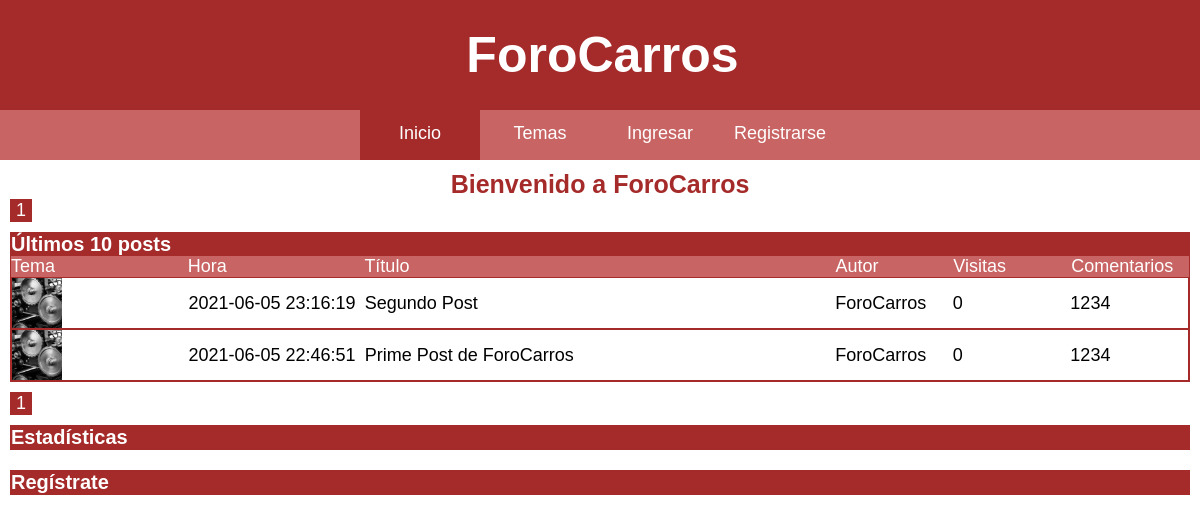
The page / on the database its author committed.
### tables this page shows
CREATE TABLE `posts` (
  `posts_id` int(11) NOT NULL,
  `posts_title` varchar(50) NOT NULL,
  `posts_text` mediumtext NOT NULL,
  `posts_date` datetime NOT NULL,
  `posts_last_modification_date` datetime NOT NULL,
  `posts_visits_counter` int(11) NOT NULL,
  `posts_image` varchar(1000) DEFAULT NULL,
  `users_id` int(11) DEFAULT NULL,
  `topics_id` int(11) DEFAULT NULL
);

### controllers/StartController.php (called while the page is built)
<?php
require_once "models/posts.php";
require_once "models/topics.php";
require_once "models/users.php";
class StartController {
    public function index() {
        $posts = new Posts;
        $user = new Users;
        $topic = new Topics;
            $filas_por_pagina = 10;
            if (isset($_GET["pag"])) {
                $pag = $_GET["pag"];
            } else {
                $pag = 1;
            }
            $empezar_desde = ($pag - 1) * $filas_por_pagina;
            $result1 = $posts->getAll_Posts();
            $numero_filas = $result1->num_rows;
            $numero_paginas = ceil ($numero_filas/$filas_por_pagina);
        $result2 = $posts->getAll_Posts_Paginated($empezar_desde, $filas_por_pagina);
        $All_Posts = [];
        $count = 0;
        while ($array = $result2->fetch_assoc()) {
            $All_Posts[$count]["posts_id"] = $array["posts_id"];
            $All_Posts[$count]["posts_title"] = $array["posts_title"];
            $All_Posts[$count]["posts_text"] = $array["posts_text"];
            $All_Posts[$count]["posts_date"] = $array["posts_date"];
            $All_Posts[$count]["posts_last_modification_date"] = $array["posts_last_modification_date"];
            $All_Posts[$count]["posts_visits_counter"] = $array["posts_visits_counter"];
            $All_Posts[$count]["users_name"] = $user->getUser_name_by_id($array["users_id"]);
            $All_Posts[$count]["topics_name"] = $topic->getTopics_name_by_id($array["topics_id"]);
            $count++;
        }
        require_once "views/start/start.php";
    }
}
?>

### config/db.php (called while the page is built)
<?php
    class Database{
        public static function connect() {
            $host = "localhost";
            $user = "root";
            $password = "";
            $database ="database_forocarros";
            $db = new mysqli($host,$user,$password,$database);
            $db->query("set names 'UTF-8'");
            return $db;
        }
    }
?>

### models/posts.php (called while the page is built, shortened)
<?php
    class Posts {
        public function __construct() {
            $this->db = Database::connect();
        }
        function getAll_Posts() {
            $sql = "select * from posts";
            $result = $this->db->query($sql);
            return $result;
        }
        function getAll_Posts_Paginated($empezar_desde, $filas_por_pagina) {
            $sql = "select * from posts order by posts_last_modification_date desc limit $empezar_desde, $filas_por_pagina";
            $result = $this->db->query($sql);
            return $result;
        }
    }
?>

### models/users.php (called while the page is built, shortened)
<?php
    class Users {
        private $db;
        public function __construct() {
            $this->db = Database::connect();
        }
        public function getUser_name_by_id($id) {
            $sql = "select users_name from users where users_id = '{$id}'";
            $user = $this->db->query($sql);
            $user = $user->fetch_object();
            $this->user_name = $user->users_name;
            return $this->user_name;
        }
    }
?>

### models/topics.php (called while the page is built, shortened)
<?php
    class Topics {
        public function __construct() {
            $this->db = Database::connect();
        }
        public function getTopics_name_by_id($id) {
            $sql = "select topics_name from topics where topics_id = '{$id}'";
            $topic = $this->db->query($sql);
            $topic = $topic->fetch_object();
            $topic_name = $topic->topics_name;
            return $topic_name;
        }
    }
?>

### views/start/start.php (the view, shortened to what this page needs)
<h1>Bienvenido a ForoCarros</h1>
<div id="pagination">
    <?php
        for ($i = 0; $i < $numero_paginas; $i++) {
            echo "<a href='" . base_url . "index.php?pag=" . ($i+1) . "'>";
            echo "<span class='pag' id='pag".($i+1)."' >".($i+1)."</span>";
            echo "</a>";
        }
    ?>
</div>
<div class="container">
    <h2>Últimos 10 posts</h2>
        <div id="start_bar">
            <span class='bar_1'>Tema</span>
            <span class='bar_2'>Hora</span>
            <span class='bar_3'>Título</span>
            <span class='bar_4'>Autor</span>
            <span class='bar_5'>Visitas</span>
            <span class='bar_6'>Comentarios</span>
        </div>
    <?php
    for ($i = 0; $i < count($All_Posts); $i++) {
        echo "<a class='topic_a' href='index.php?controllers=post&action=view&id=" . $All_Posts[$i]["posts_id"] . "'>";
        echo "<div class='row_post'>";
        echo "<span class='bar_1'><img src='" . base_url . "assets/img/topics/" . $All_Posts[$i]["topics_name"] . ".jpg'  title='" . $All_Posts[$i]["topics_name"] . "' alt='" . $All_Posts[$i]["topics_name"] . "' srcset=''></span>";
        echo "<span class='bar_2'>" . $All_Posts[$i]["posts_last_modification_date"] . "</span>";
        echo "<span class='bar_3'>" . $All_Posts[$i]["posts_title"] . "</span>";
        echo "<span class='bar_4'>" . $All_Posts[$i]["users_name"] . "</span>";
        echo "<span class='bar_5'>" . $All_Posts[$i]["posts_visits_counter"] . "</span>";
        echo "<span class='bar_6'>1234";
        echo "</div>";
        echo "</a>";
    }
    ?>
</div>
<div id="pagination">
    <?php
        for ($i = 0; $i < $numero_paginas; $i++) {
            echo "<a href='" . base_url . "index.php?pag=" . ($i+1) . "'>";
            echo "<span class='pag' id='pag".($i+1)."' >".($i+1)."</span>";
            echo "</a>";
        }
    ?>
</div>
<div class="container">
    <h2>Estadísticas</h2>
</div>
<div class="container">
    <h2>Regístrate</h2>
</div>

### views/layout/header.php (shortened to what this page needs)
<!DOCTYPE html>
<html lang="es">
<head>
    <link rel="stylesheet" href="<?=base_url?>assets/css/style.css">
</head>
<body>
<header><h1>ForoCarros</h1></header>
<nav>
    <ul>
        <li><a class="menuPH" href="<?=base_url?>index.php"><img class="homeIcon" src="<?=base_url?>assets/img/icons/home.svg" alt="" srcset=""></a><a class="menuPC homeIcon" href="<?=base_url?>index.php">Inicio</a></li>
        <li><a class="menuPC searchIcon" href="<?=base_url?>?controllers=topics&action=all">Temas</a></li>
        <?php
            if (isset($_SESSION["user_information"])) {
                echo "<li><a class='menuPH' href='" . base_url . "index.php?controllers=users&action=myprofile'><img class='profileIcon' src='" . base_url . "assets/img/icons/profile.svg' alt='' srcset=''></a><a class='menuPC profileIcon' href='" . base_url . "index.php?controllers=users&action=myprofile'>Mi Perfil</a></li>";
                echo "<li><a class='menuPH' href='" . base_url . "index.php?controllers=users&action=post'><img class='postIcon' src='" . base_url . "assets/img/icons/post.svg' alt='' srcset=''></a><a class='menuPC postIcon' href='" . base_url . "index.php?controllers=users&action=post'>Postear</a></li>";
            } else {
                echo "<li><a class='menuPH' href='" . base_url . "index.php?controllers=users&action=login'><img class='loginIcon' src='" . base_url . "assets/img/icons/login.svg' alt='' srcset=''></a><a class='menuPC loginIcon' href='" . base_url . "index.php?controllers=users&action=login'>Ingresar</a></li>";
                echo "<li><a class='menuPH' href='" . base_url . "index.php?controllers=users&action=registration'><img class='registrationIcon' src='" . base_url . "assets/img/icons/register.svg' alt='' srcset=''></a><a class='menuPC registrationIcon' href='" . base_url . "index.php?controllers=users&action=registration'>Registrarse</a></li>";
            }
        ?>
    </ul>
</nav>
<div id="MainContainer">

### index.php (shortened to what this page needs)
<?php
require "autoload.php";
require "config/db.php";
require "views/layout/header.php";
if (isset($_GET["controllers"])) {
    if ($_GET["controllers"] == "users") {
        if (isset($_GET["action"])) {
            $u = new UsersController;
            if ($_GET["action"] == "login") {
                $usr = $u->login();
            }
            if ($_GET["action"] == "logout") {
                $u->logout();
            }
            if ($_GET["action"] == "registration") {
                $u->registration();
            }
            if ($_GET["action"] == "save") {
                $u->save();
            }
            if ($_GET["action"] == "myprofile") {
                $u->myprofile();
            }
            if ($_GET["action"] == "post") {
                $u->post();
            }
            if ($_GET["action"] == "change_email") {
                $u->change_email();
            }
            if ($_GET["action"] == "change_interests") {
                $u->change_interests();
            }
            if ($_GET["action"] == "change_bio") {
                $u->change_bio();
            }
            if ($_GET["action"] == "change_sign") {
                $u->change_sign();
            }
        }
    }
    if ($_GET["controllers"] == "start") {
        if (isset($_GET["action"])) {
            $s = new StartController;
            if ($_GET["action"] == "index") {
                $s->index();
            }
        }
    }
    if ($_GET["controllers"] == "post") {
        if (isset($_GET["action"])) {
            $p = new PostController;
            if ($_GET["action"] == "view") {
                $p->view();
            }
        }
    }
    if ($_GET["controllers"] == "topics") {
        if (isset($_GET["action"])) {
            $t = new TopicsController;
            if ($_GET["action"] == "all") {
                $t->all();
            }
            if ($_GET["action"] == "General") {
                $t->General();
            }
            if ($_GET["action"] == "Anime") {
                $t->Anime();
            }
            if ($_GET["action"] == "Deportes") {
                $t->Deportes();
            }
            if ($_GET["action"] == "Informática") {
                $t->Informática();
            }
            if ($_GET["action"] == "Videojuegos") {
                $t->Videojuegos();
            }
            if ($_GET["action"] == "Música") {
                $t->Música();
            }
            if ($_GET["action"] == "Series") {
                $t->Series();
            }
            if ($_GET["action"] == "Cine") {
                $t->Cine();
            }
            if ($_GET["action"] == "Humor") {
                $t->Humor();
            }
            if ($_GET["action"] == "Política") {
                $t->Política();
            }
            if ($_GET["action"] == "Viajes") {
                $t->Viajes();
            }
            if ($_GET["action"] == "Economía") {
                $t->Economía();
            }
            if ($_GET["action"] == "Cocina") {
                $t->Cocina();
            }
            if ($_GET["action"] == "Arte") {
                $t->Arte();
            }
            if ($_GET["action"] == "Historia") {
                $t->Historia();
            }
            if ($_GET["action"] == "Moda") {
                $t->Moda();
            }
            if ($_GET["action"] == "Animales") {
                $t->Animales();
            }
            if ($_GET["action"] == "Paranormal") {
                $t->Paranormal();
            }
            if ($_GET["action"] == "Conspiraciones") {
                $t->Conspiraciones();
            }
            if ($_GET["action"] == "Carros") {
                $t->Carros();
            }
        }
    }
} else {
    $s = new StartController;
    $s->index();
    require_once "views/start/start.php";
}
?>

### assets/css/style.css (style rules this page uses)
* { padding: 0px; margin: 0px; font-family: 'Helvetica', 'Gill Sans', 'Gill Sans MT', Calibri, 'Trebuchet MS', sans-serif; font-size: 18px; }
header { display: flex; flex-direction: row; align-items: center; background-color: #a52a2a; color: white; height: 50px; }
header h1 { padding-left: 5px; font-size: 20px; }
nav { position: fixed; bottom: 0px; width: 100%; display: flex; flex-direction: row; background-color: rgb(200,100,100); }
nav ul { width: 100%; display: flex; flex-direction: row; justify-content: space-between; list-style: none; }
nav ul li { height: 70px; }
nav ul li a { display: block; height: 70px; }
nav ul li .menuPC { display: none; }
#MainContainer { display: flex; flex-direction: column; align-items: center; padding: 10px; }
#MainContainer h1 { color: #a52a2a; font-size: 25px; padding: 0px; }
.container { box-sizing: border-box; width: 100%; border: 1px solid #a52a2a; margin: 0px; margin-bottom: 10px; margin-top: 10px; }
.container h2 { background-color: #a52a2a; color: white; font-size: 20px; }
.row_post { border: 1px solid #a52a2a; display: flex; flex-direction: row; color: black; }
#start_bar { display: flex; flex-direction: row; color: white; background-color: rgb(200,100,100); }
.bar_1, .bar_2, .bar_3, .bar_4, .bar_5, .bar_6 { display: flex; flex-direction: row; align-items: center; }
.bar_1 { width: 15%; }
.bar_2 { width: 15%; }
.bar_3 { width: 40%; }
.bar_4 { width: 10%; }
.bar_5 { width: 10%; }
.bar_6 { width: 10%; }
.row_post img { width: 50px; }
#pagination { display: flex; width: 100%; }
#pagination a { text-decoration: none; }
#pagination span { display: block; border: 1px solid #a52a2a; width: 10px; text-align: center; }
.pag { width: 20px !important; color: #a52a2a; background-color: white; border-color: #a52a2a; }
.topic_a { text-decoration: none; color: #a52a2a; }
@media (min-width: 650px) { header { height: 110px; } }
@media (min-width: 650px) { header h1 { width: 100%; text-align: center; font-size: 50px; } }
@media (min-width: 650px) { nav { position: relative; height: 50px; } }
@media (min-width: 650px) { nav ul { justify-content: center; } }
@media (min-width: 650px) { nav ul li .menuPC { box-sizing: border-box; display: block; color: white; text-decoration: none; width: 120px; height: 50px; text-align: center; padding-top: 13px; font-size: 18px; } }
@media (min-width: 650px) { .bar_1 { width: 10%; } }
@media (min-width: 650px) { .bar_2 { width: 10%; } }
@media (min-width: 650px) { .bar_3 { width: 30%; } }
@media (min-width: 650px) { .bar_4 { width: 20%; } }
@media (min-width: 650px) { .bar_5 { width: 20%; } }
@media (min-width: 650px) { .bar_6 { width: 10%; } }
@media (min-width: 1024px) { .bar_1 { width: 15%; } }
@media (min-width: 1024px) { .bar_2 { width: 15%; } }
@media (min-width: 1024px) { .bar_3 { width: 40%; } }
@media (min-width: 1024px) { .bar_4 { width: 10%; } }
@media (min-width: 1024px) { .bar_5 { width: 10%; } }
@media (min-width: 1024px) { .bar_6 { width: 10%; } }

### views/start/start.php (style rules this page uses)
.homeIcon { background-color: #a52a2a; }

### rows shown on the page
posts: posts_last_modification_date "2021-06-05 23:16:19", posts_title "Segundo Post", posts_visits_counter "0"
posts: posts_last_modification_date "2021-06-05 22:46:51", posts_title "Prime Post de ForoCarros", posts_visits_counter "0"

### other values the page prints
$All_Posts[$i]["users_name"] "ForoCarros"
